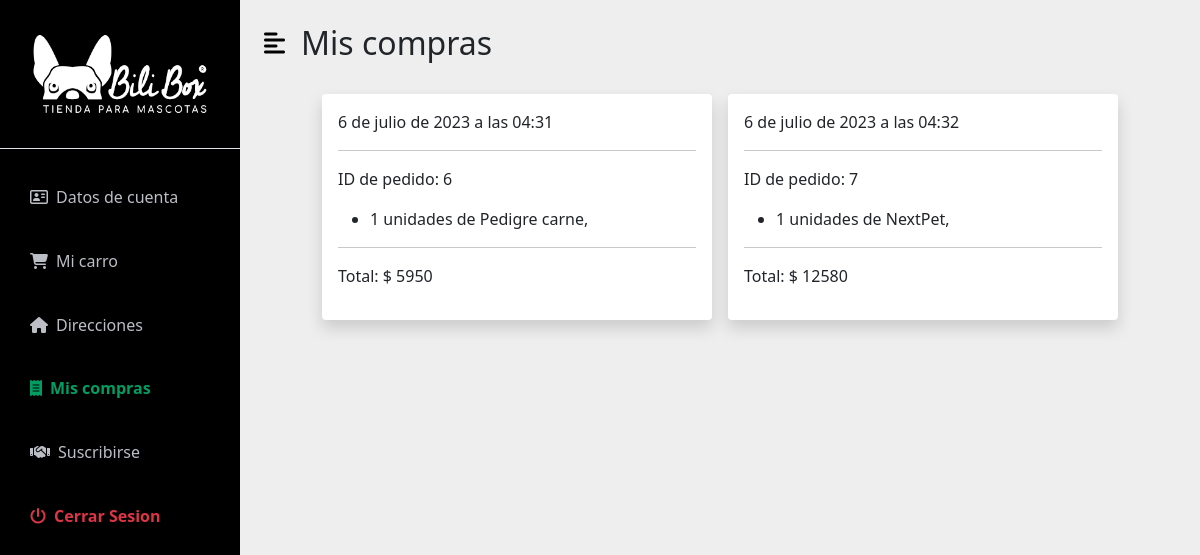
/pedido/pedidos/ (signed in), run on an earlier commit of the app's database.
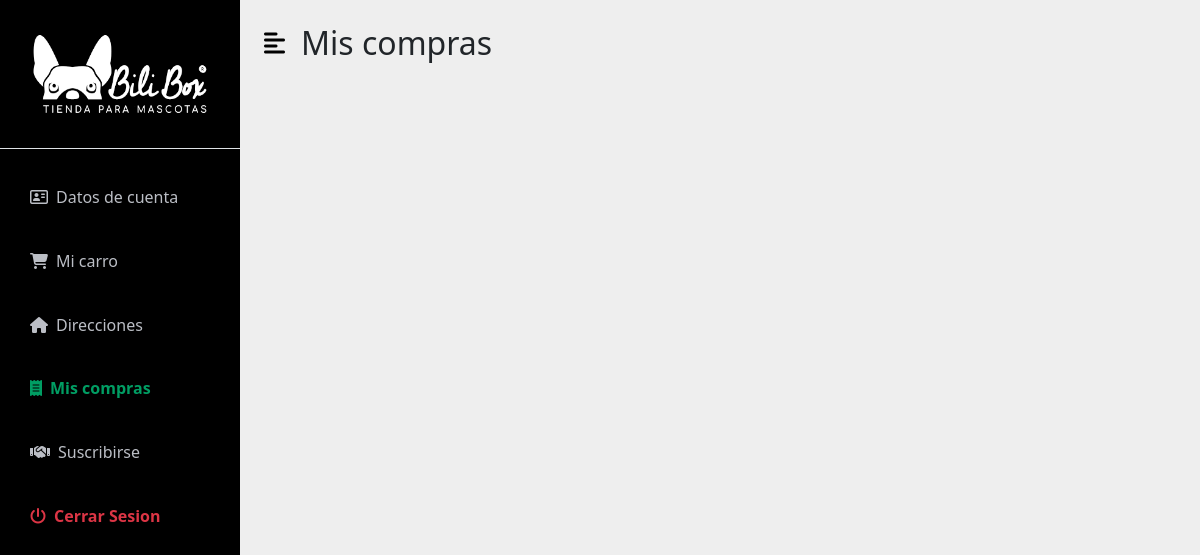
And on a later commit of the database.
### AppPedidos/models.py (models this page shows, shortened)
class Pedido(models.Model):
    user = models.ForeignKey(User, on_delete=models.CASCADE,related_name='pedidos')
    created_at = models.DateTimeField(auto_now_add=True)
    total = models.IntegerField()
    class Meta:
        db_table = 'pedidos' #Como se va a ver en la basen de datos
        verbose_name ='pedido'
        verbose_name_plural ='pedidos'

class DetallePedido(models.Model):
    user = models.ForeignKey(User, on_delete=models.CASCADE,related_name='detalle_pedido')
    producto = models.ForeignKey(Articulo, on_delete=models.CASCADE)
    pedido = models.ForeignKey(Pedido, on_delete=models.CASCADE)
    cantidad = models.IntegerField(default=1)
    created_at = models.DateTimeField(auto_now_add=True)
    def __str__(self):
        return f'{self.cantidad} unidades de {self.producto.nombre}, '
    class Meta:
        db_table = 'detalle_pedido' #Como se va a ver en la basen de datos
        verbose_name ='detalle_pedido'
        verbose_name_plural ='detalle_pedidos'

### App/models.py (models this page shows, shortened)
class Articulo(models.Model):
    imagen = models.ImageField(upload_to='articulos/')
    nombre = models.CharField(max_length=50)
    descripcion = models.CharField(max_length=200, null=True, blank=True)
    precio = models.IntegerField()
    seccion = models.CharField( max_length=30)
    stock = models.IntegerField()
    created = models.DateTimeField(auto_now_add=True)
    updated = models.DateTimeField(auto_now_add=True)
    class Meta:
        verbose_name = 'articulo'
        verbose_name_plural = 'articulos'

### AppPedidos/views.py (the view)
# urls.py: path('pedidos/', views.pedidos, name='pedidos'),
def pedidos(request):
    pedido = Pedido.objects.filter(user=request.user)
    detalle = DetallePedido.objects.filter(user=request.user)
    ctx = {
        'pedido': pedido,
        'detalle_pedido': detalle,
    }
    return render(request,'Dashboards/compras.html',ctx)

### AppCarro/context_processor.py (called while the page is built)
def importe_total_carro(request):
    total=0
    try:
      if request.user.is_authenticated:
        for key, value in request.session["carro"].items():
          total = total + (int(value["precio"]) * value["cantidad"])
      else:
        pass
    except:
      pass
    return {'importe_total_carro':total}

### AppDashboard/templates/Dashboards/compras.html (shortened to what this page needs)
{% extends 'Dashboards/base-dash.html' %}
{% load static %}
{% block content %}
<div id="page-content-wrapper">
    <nav class="navbar navbar-expand-lg navbar-light bg-transparent py-4 px-4">
        <div class="d-flex align-items-center">
            <i class="fas fa-align-left primary-text fs-4 me-3" id="menu-toggle"></i>
            <h2 class="fs-2 m-0">Mis compras</h2>
        </div>
    </nav>
    <div class="container-fluid px-4 ">
        <div class="row d-flex justify-content-center align-items-center">
            {% for pedido in pedido %}
            <div class="col-lg-5 shadow m-2 p-3 rounded" style="background-color: white;">
                <p>{{pedido.created_at}}</p>
                <hr>
                <p>ID de pedido: {{pedido.id}}</p>
                {% for detalle in detalle_pedido %}
                    {% if pedido.id == detalle.pedido.id  %}
                        <ul>
                            <li>{{detalle}} </li>
                        </ul>
                    {% endif %}
                {% endfor %}
                <hr>
                <p>Total: $ {{pedido.total}} </p>
            </div>
            {% endfor %}
        </div>
    </div>
</div>
{% endblock %}

What changed in the data, as far as the page shows it:
removed Pedido: created_at "6 de julio de 2023 a las 04:31", id "6", total "5950"
removed DetallePedido: cantidad+producto "1 unidades de Pedigre carne,", shown under "6 de julio de 2023 a las 04:31"
removed Pedido: created_at "6 de julio de 2023 a las 04:32", id "7", total "12580"
removed DetallePedido: cantidad+producto "1 unidades de NextPet,", shown under "6 de julio de 2023 a las 04:32"
